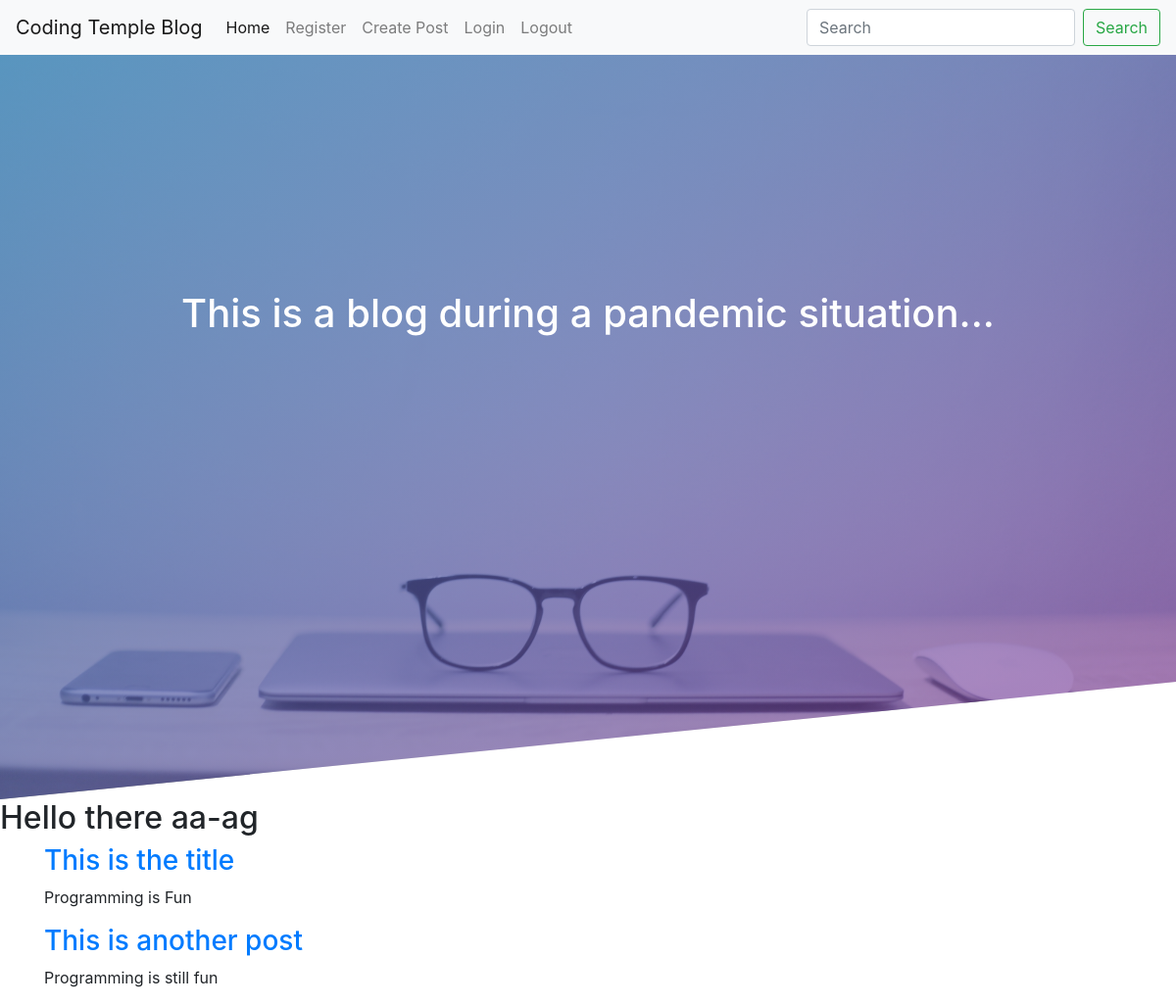
/ (signed in), run on an earlier commit of the app's database.
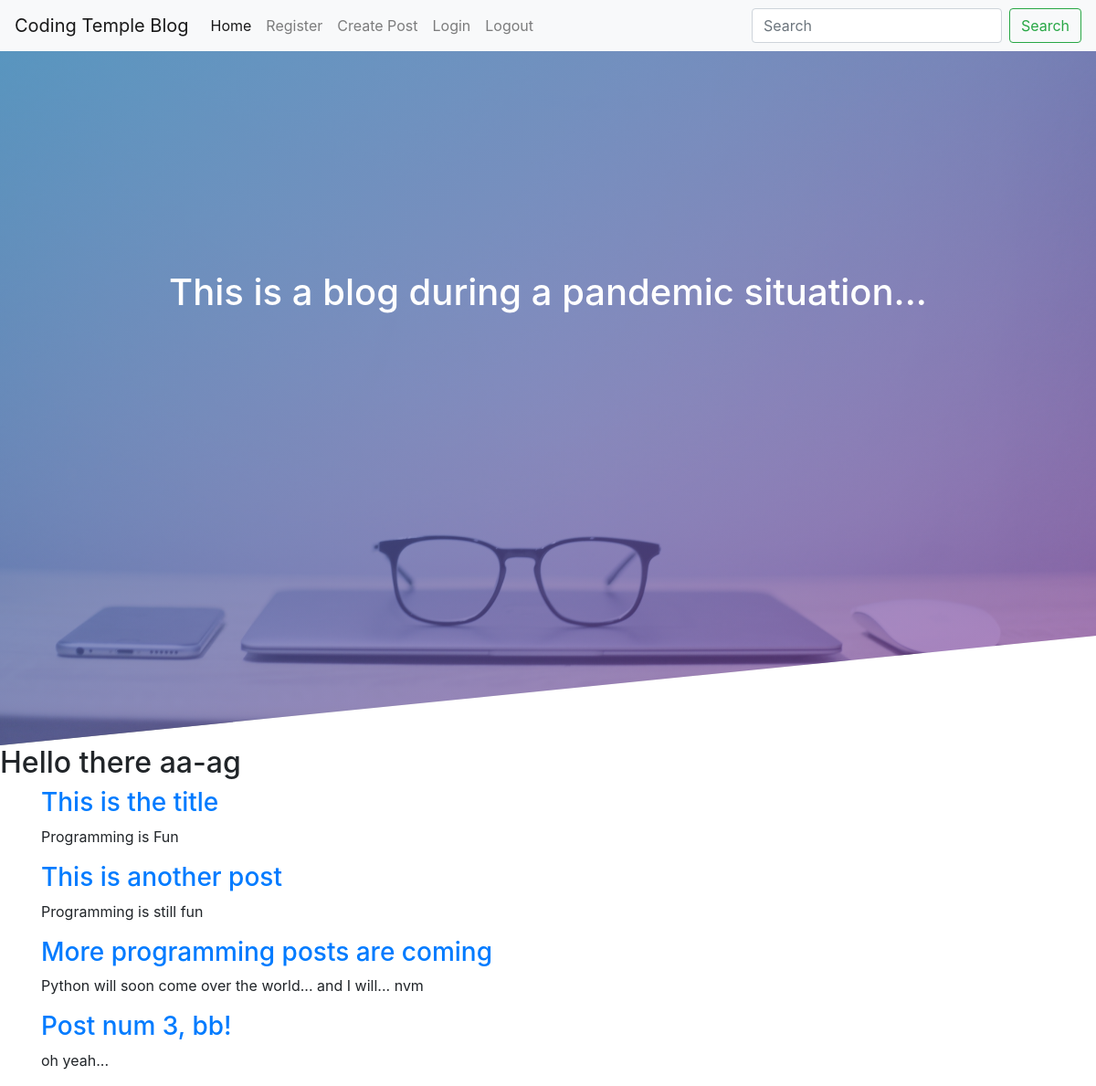
And on a later commit of the database.
### may_blog/models.py (models this page shows, shortened)
class User(db.Model, UserMixin):
    id = db.Column(db.Integer, primary_key = True)
    username = db.Column(db.String(150), nullable = False, unique = True)
    email = db.Column(db.String(150), nullable = False, unique = True)
    password = db.Column(db.String(256), nullable = False)
    post = db.relationship('Post', backref = 'author', lazy = True)

class Post(db.Model):
    id = db.Column(db.Integer, primary_key = True)
    title = db.Column(db.String(200))
    content = db.Column(db.String(300))
    date_created = db.Column(db.DateTime, nullable = False, default = datetime.utcnow)
    user_id = db.Column(db.Integer, db.ForeignKey('user.id'), nullable = False)

### may_blog/routes.py (the view)
@app.route('/')
def home():
    posts = Post.query.all()
    return render_template("home.html", posts = posts)

### may_blog/models.py (called while the page is built)
@login.user_loader
def load_user(user_id):
    return User.query.get(int(user_id))

### may_blog/templates/home.html
{% extends 'base.html' %}
{% block content %}
<header class="banner">
    <h1 class="header-text">This is a blog during a pandemic situation...</h1>
</header>
<h2>Hello there {{ current_user.username }}</h2>
{% if current_user.is_authenticated %}
{% for post in posts%}
    <div class="container">
        <h3>
            <a href="{{ url_for('post_detail', post_id = post.id) }}">{{ post.title }}</a>
        </h3>
        <p>{{ post.content }}</p>
    </div>
{% endfor %}
{% else %}
<h2>Nothing to show here...</h2>
{% endif %}
{% endblock content %}

### may_blog/templates/base.html (shortened to what this page needs)
<!DOCTYPE html>
<html lang="en">
<head>
<link rel="stylesheet" href="https://cdnjs.cloudflare.com/ajax/libs/twitter-bootstrap/4.5.0/css/bootstrap.min.css">
<link rel="stylesheet" href="https://cdnjs.cloudflare.com/ajax/libs/font-awesome/5.13.0/css/all.min.css">
<link rel="stylesheet" type="text/css" href="../static/css/main.css">
</head>
<body>
    {% include 'nav.html'%}
    {% block content %}
    {% endblock content %}
</body>
</html>

### may_blog/templates/nav.html (shortened to what this page needs)
<nav class="navbar navbar-expand-lg navbar-light bg-light">
    <a class="navbar-brand" href="{{ url_for('home') }}">Coding Temple Blog</a>
    <div class="collapse navbar-collapse" id="navbarSupportedContent">
      <ul class="navbar-nav mr-auto">
        <li class="nav-item active">
          <a class="nav-link" href="{{ url_for('home') }}">Home <span class="sr-only">(current)</span></a>
        </li>
        <li class="nav-item">
          <a class="nav-link" href="{{ url_for('register') }}">Register</a>
        </li>
        <li class="nav-item">
          <a class="nav-link" href="{{ url_for('posts') }}">Create Post</a>
        </li>
        <li class="nav-item">
          <a class="nav-link" href="{{ url_for('login') }}">Login</a>
      </li>
        <li class="nav-item">
          <a class="nav-link" href="{{ url_for('logout') }}">Logout</a>
        </li>
      </ul>
      <form class="form-inline my-2 my-lg-0">
        <input class="form-control mr-sm-2" type="search" placeholder="Search" aria-label="Search">
        <button class="btn btn-outline-success my-2 my-sm-0" type="submit" id="searchbox">Search</button>
      </form>
    </div>
  </nav>

### may_blog/static/css/main.css (style rules this page uses)
.banner { height: 95vh; background-image: linear-gradient(to right bottom, rgba(30, 115, 172, 0.7), rgba(142, 57, 153, 0.6)), url(../images/programmer.jpg); background-size: cover; background-position: 30% 40%; -webkit-clip-path: polygon(0 0, 100% 0, 100% 80vh, 0 100%); clip-path: polygon(0 0, 100% 0, 100% 80vh, 0 100%); position: relative; }
.header-text { display: flex; justify-content: center; padding-top: 20%; top: 10rem; color: white; }

What changed in the data, as far as the page shows it:
added Post: title "More programming posts are coming", content "Python will soon come over the world... and I will... nvm"
added Post: title "Post num 3, bb!", content "oh yeah..."
